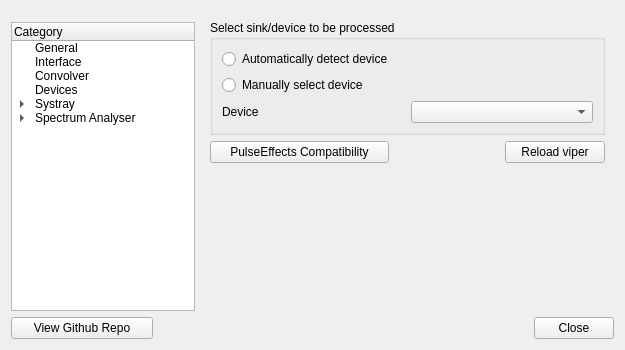
<?xml version="1.0" encoding="UTF-8"?>
<ui version="4.0">
 <class>settings</class>
 <widget class="QDialog" name="settings">
  <property name="geometry">
   <rect>
    <x>0</x>
    <y>0</y>
    <width>625</width>
    <height>350</height>
   </rect>
  </property>
  <property name="minimumSize">
   <size>
    <width>0</width>
    <height>0</height>
   </size>
  </property>
  <property name="maximumSize">
   <size>
    <width>625</width>
    <height>350</height>
   </size>
  </property>
  <property name="windowTitle">
   <string>Settings</string>
  </property>
  <property name="sizeGripEnabled">
   <bool>false</bool>
  </property>
  <layout class="QVBoxLayout" name="verticalLayout">
   <item>
    <layout class="QHBoxLayout" name="horizontalLayout_7" stretch="4,9">
     <property name="topMargin">
      <number>0</number>
     </property>
     <item>
      <layout class="QVBoxLayout" name="verticalLayout_18">
       <property name="topMargin">
        <number>11</number>
       </property>
       <property name="rightMargin">
        <number>0</number>
       </property>
       <item>
        <widget class="QTreeWidget" name="selector">
         <property name="verticalScrollBarPolicy">
          <enum>Qt::ScrollBarAlwaysOff</enum>
         </property>
         <property name="horizontalScrollBarPolicy">
          <enum>Qt::ScrollBarAlwaysOff</enum>
         </property>
         <property name="indentation">
          <number>20</number>
         </property>
         <property name="columnCount">
          <number>1</number>
         </property>
         <column>
          <property name="text">
           <string>Category</string>
          </property>
         </column>
         <item>
          <property name="text">
           <string>General</string>
          </property>
         </item>
         <item>
          <property name="text">
           <string>Interface</string>
          </property>
         </item>
         <item>
          <property name="text">
           <string>Convolver</string>
          </property>
         </item>
         <item>
          <property name="text">
           <string>Devices</string>
          </property>
         </item>
         <item>
          <property name="text">
           <string>Systray</string>
          </property>
          <item>
           <property name="text">
            <string>Context Menu</string>
           </property>
          </item>
         </item>
         <item>
          <property name="text">
           <string>Spectrum Analyser</string>
          </property>
          <item>
           <property name="text">
            <string>Design</string>
           </property>
          </item>
          <item>
           <property name="text">
            <string>Advanced</string>
           </property>
          </item>
         </item>
        </widget>
       </item>
      </layout>
     </item>
     <item>
      <widget class="QStackedWidget" name="stackedWidget">
       <property name="currentIndex">
        <number>3</number>
       </property>
       <widget class="QWidget" name="general">
        <layout class="QVBoxLayout" name="verticalLayout_2">
         <item>
          <widget class="QGroupBox" name="groupBox_2">
           <property name="sizePolicy">
            <sizepolicy hsizetype="Preferred" vsizetype="Fixed">
             <horstretch>0</horstretch>
             <verstretch>0</verstretch>
            </sizepolicy>
           </property>
           <property name="minimumSize">
            <size>
             <width>0</width>
             <height>69</height>
            </size>
           </property>
           <property name="title">
            <string>Configuration Path</string>
           </property>
           <layout class="QHBoxLayout" name="horizontalLayout_2">
            <item>
             <widget class="QLineEdit" name="path"/>
            </item>
            <item>
             <widget class="QPushButton" name="savepath">
              <property name="minimumSize">
               <size>
                <width>1</width>
                <height>0</height>
               </size>
              </property>
              <property name="text">
               <string>Save</string>
              </property>
             </widget>
            </item>
           </layout>
          </widget>
         </item>
         <item>
          <layout class="QHBoxLayout" name="horizontalLayout_3">
           <item>
            <widget class="QCheckBox" name="glavafix">
             <property name="text">
              <string>Fix GLava sink switching</string>
             </property>
            </widget>
           </item>
           <item>
            <spacer name="horizontalSpacer_2">
             <property name="orientation">
              <enum>Qt::Horizontal</enum>
             </property>
             <property name="sizeHint" stdset="0">
              <size>
               <width>40</width>
               <height>20</height>
              </size>
             </property>
            </spacer>
           </item>
           <item>
            <widget class="QPushButton" name="glavafix_help">
             <property name="minimumSize">
              <size>
               <width>0</width>
               <height>0</height>
              </size>
             </property>
             <property name="maximumSize">
              <size>
               <width>35</width>
               <height>16777215</height>
              </size>
             </property>
             <property name="font">
              <font>
               <underline>true</underline>
              </font>
             </property>
             <property name="styleSheet">
              <string notr="true"/>
             </property>
             <property name="text">
              <string>[?]</string>
             </property>
             <property name="flat">
              <bool>true</bool>
             </property>
            </widget>
           </item>
          </layout>
         </item>
         <item>
          <widget class="QCheckBox" name="muteonrestart">
           <property name="text">
            <string>Mute while restarting Viper</string>
           </property>
          </widget>
         </item>
         <item>
          <widget class="QGroupBox" name="autofx">
           <property name="minimumSize">
            <size>
             <width>0</width>
             <height>59</height>
            </size>
           </property>
           <property name="title">
            <string>Apply automatically</string>
           </property>
           <property name="flat">
            <bool>false</bool>
           </property>
           <property name="checkable">
            <bool>true</bool>
           </property>
           <property name="checked">
            <bool>false</bool>
           </property>
           <widget class="QRadioButton" name="aa_release">
            <property name="geometry">
             <rect>
              <x>90</x>
              <y>30</y>
              <width>131</width>
              <height>23</height>
             </rect>
            </property>
            <property name="text">
             <string>Mouse release</string>
            </property>
           </widget>
           <widget class="QRadioButton" name="aa_instant">
            <property name="geometry">
             <rect>
              <x>10</x>
              <y>30</y>
              <width>71</width>
              <height>23</height>
             </rect>
            </property>
            <property name="text">
             <string>Instant</string>
            </property>
           </widget>
          </widget>
         </item>
         <item>
          <layout class="QFormLayout" name="formLayout_2">
           <property name="horizontalSpacing">
            <number>24</number>
           </property>
           <property name="topMargin">
            <number>0</number>
           </property>
           <item row="0" column="1">
            <widget class="QComboBox" name="reloadmethod">
             <item>
              <property name="text">
               <string>Direct DBus</string>
              </property>
             </item>
             <item>
              <property name="text">
               <string>Use viper.sh</string>
              </property>
             </item>
            </widget>
           </item>
           <item row="0" column="0">
            <widget class="QLabel" name="label_4">
             <property name="text">
              <string>Reload method</string>
             </property>
            </widget>
           </item>
          </layout>
         </item>
         <item>
          <layout class="QHBoxLayout" name="horizontalLayout_10">
           <property name="topMargin">
            <number>0</number>
           </property>
           <item>
            <spacer name="horizontalSpacer_6">
             <property name="orientation">
              <enum>Qt::Horizontal</enum>
             </property>
             <property name="sizeHint" stdset="0">
              <size>
               <width>40</width>
               <height>20</height>
              </size>
             </property>
            </spacer>
           </item>
           <item>
            <widget class="QPushButton" name="run_first_launch">
             <property name="minimumSize">
              <size>
               <width>170</width>
               <height>0</height>
              </size>
             </property>
             <property name="text">
              <string>Rerun first launch setup</string>
             </property>
            </widget>
           </item>
          </layout>
         </item>
         <item>
          <spacer name="verticalSpacer">
           <property name="orientation">
            <enum>Qt::Vertical</enum>
           </property>
           <property name="sizeType">
            <enum>QSizePolicy::Expanding</enum>
           </property>
           <property name="sizeHint" stdset="0">
            <size>
             <width>20</width>
             <height>40</height>
            </size>
           </property>
          </spacer>
         </item>
        </layout>
       </widget>
       <widget class="QWidget" name="interface_2">
        <layout class="QVBoxLayout" name="verticalLayout_3">
         <item>
          <layout class="QFormLayout" name="formLayout">
           <property name="horizontalSpacing">
            <number>72</number>
           </property>
           <property name="verticalSpacing">
            <number>6</number>
           </property>
           <property name="bottomMargin">
            <number>0</number>
           </property>
           <item row="0" column="0">
            <widget class="QLabel" name="label">
             <property name="text">
              <string>Theme</string>
             </property>
            </widget>
           </item>
           <item row="0" column="1">
            <widget class="QComboBox" name="themeSelect">
             <item>
              <property name="text">
               <string>Phantom</string>
              </property>
             </item>
            </widget>
           </item>
          </layout>
         </item>
         <item>
          <widget class="QGroupBox" name="groupBox">
           <property name="minimumSize">
            <size>
             <width>0</width>
             <height>80</height>
            </size>
           </property>
           <property name="title">
            <string>Mode</string>
           </property>
           <widget class="QRadioButton" name="uimode_css">
            <property name="geometry">
             <rect>
              <x>10</x>
              <y>30</y>
              <width>231</width>
              <height>23</height>
             </rect>
            </property>
            <property name="text">
             <string>Use stylesheets (Deprecated)</string>
            </property>
            <property name="checked">
             <bool>true</bool>
            </property>
           </widget>
           <widget class="QRadioButton" name="uimode_pal">
            <property name="geometry">
             <rect>
              <x>10</x>
              <y>50</y>
              <width>231</width>
              <height>23</height>
             </rect>
            </property>
            <property name="text">
             <string>Use custom color palettes</string>
            </property>
           </widget>
          </widget>
         </item>
         <item>
          <layout class="QHBoxLayout" name="horizontalLayout_4" stretch="0,0,180">
           <property name="sizeConstraint">
            <enum>QLayout::SetDefaultConstraint</enum>
           </property>
           <item>
            <widget class="QLabel" name="label_2">
             <property name="minimumSize">
              <size>
               <width>0</width>
               <height>0</height>
              </size>
             </property>
             <property name="maximumSize">
              <size>
               <width>59</width>
               <height>16777215</height>
              </size>
             </property>
             <property name="text">
              <string>Stylesheet</string>
             </property>
            </widget>
           </item>
           <item>
            <spacer name="horizontalSpacer_4">
             <property name="orientation">
              <enum>Qt::Horizontal</enum>
             </property>
             <property name="sizeType">
              <enum>QSizePolicy::Expanding</enum>
             </property>
             <property name="sizeHint" stdset="0">
              <size>
               <width>40</width>
               <height>20</height>
              </size>
             </property>
            </spacer>
           </item>
           <item>
            <widget class="QComboBox" name="styleSelect">
             <property name="sizePolicy">
              <sizepolicy hsizetype="Preferred" vsizetype="Fixed">
               <horstretch>0</horstretch>
               <verstretch>0</verstretch>
              </sizepolicy>
             </property>
             <property name="minimumSize">
              <size>
               <width>0</width>
               <height>0</height>
              </size>
             </property>
            </widget>
           </item>
          </layout>
         </item>
         <item>
          <layout class="QHBoxLayout" name="horizontalLayout_5" stretch="0,0,124,0">
           <item>
            <widget class="QLabel" name="label_3">
             <property name="minimumSize">
              <size>
               <width>0</width>
               <height>0</height>
              </size>
             </property>
             <property name="maximumSize">
              <size>
               <width>59</width>
               <height>16777215</height>
              </size>
             </property>
             <property name="text">
              <string>Palette</string>
             </property>
            </widget>
           </item>
           <item>
            <spacer name="horizontalSpacer_5">
             <property name="orientation">
              <enum>Qt::Horizontal</enum>
             </property>
             <property name="sizeType">
              <enum>QSizePolicy::Expanding</enum>
             </property>
             <property name="sizeHint" stdset="0">
              <size>
               <width>59</width>
               <height>20</height>
              </size>
             </property>
            </spacer>
           </item>
           <item>
            <widget class="QComboBox" name="paletteSelect">
             <property name="sizePolicy">
              <sizepolicy hsizetype="Preferred" vsizetype="Fixed">
               <horstretch>0</horstretch>
               <verstretch>0</verstretch>
              </sizepolicy>
             </property>
             <property name="minimumSize">
              <size>
               <width>0</width>
               <height>0</height>
              </size>
             </property>
            </widget>
           </item>
           <item>
            <widget class="QPushButton" name="paletteConfig">
             <property name="minimumSize">
              <size>
               <width>0</width>
               <height>0</height>
              </size>
             </property>
             <property name="maximumSize">
              <size>
               <width>50</width>
               <height>16777215</height>
              </size>
             </property>
             <property name="text">
              <string>Edit</string>
             </property>
             <property name="flat">
              <bool>false</bool>
             </property>
            </widget>
           </item>
          </layout>
         </item>
         <item>
          <widget class="QGroupBox" name="groupBox_6">
           <property name="title">
            <string>Equalizer</string>
           </property>
           <layout class="QVBoxLayout" name="verticalLayout_15">
            <item>
             <widget class="QCheckBox" name="eq_alwaysdrawhandles">
              <property name="text">
               <string>Always display handles</string>
              </property>
             </widget>
            </item>
           </layout>
          </widget>
         </item>
         <item>
          <spacer name="verticalSpacer_2">
           <property name="orientation">
            <enum>Qt::Vertical</enum>
           </property>
           <property name="sizeHint" stdset="0">
            <size>
             <width>20</width>
             <height>40</height>
            </size>
           </property>
          </spacer>
         </item>
        </layout>
       </widget>
       <widget class="QWidget" name="convolver">
        <layout class="QVBoxLayout" name="verticalLayout_4">
         <item>
          <widget class="QGroupBox" name="groupBox_3">
           <property name="sizePolicy">
            <sizepolicy hsizetype="Preferred" vsizetype="Fixed">
             <horstretch>0</horstretch>
             <verstretch>0</verstretch>
            </sizepolicy>
           </property>
           <property name="minimumSize">
            <size>
             <width>0</width>
             <height>69</height>
            </size>
           </property>
           <property name="title">
            <string>Default IRS Path</string>
           </property>
           <layout class="QHBoxLayout" name="horizontalLayout_6">
            <item>
             <widget class="QLineEdit" name="irspath"/>
            </item>
            <item>
             <widget class="QPushButton" name="saveirspath">
              <property name="minimumSize">
               <size>
                <width>1</width>
                <height>0</height>
               </size>
              </property>
              <property name="text">
               <string>Save</string>
              </property>
             </widget>
            </item>
           </layout>
          </widget>
         </item>
         <item>
          <widget class="QGroupBox" name="groupBox_4">
           <property name="title">
            <string>Default Tab</string>
           </property>
           <layout class="QVBoxLayout" name="verticalLayout_5">
            <item>
             <widget class="QRadioButton" name="deftab_favorite">
              <property name="text">
               <string>Favorites</string>
              </property>
             </widget>
            </item>
            <item>
             <widget class="QRadioButton" name="deftab_filesys">
              <property name="text">
               <string>Local</string>
              </property>
             </widget>
            </item>
           </layout>
          </widget>
         </item>
         <item>
          <spacer name="verticalSpacer_3">
           <property name="orientation">
            <enum>Qt::Vertical</enum>
           </property>
           <property name="sizeHint" stdset="0">
            <size>
             <width>20</width>
             <height>40</height>
            </size>
           </property>
          </spacer>
         </item>
        </layout>
       </widget>
       <widget class="QWidget" name="devices">
        <layout class="QVBoxLayout" name="verticalLayout_16">
         <item>
          <widget class="QGroupBox" name="groupBox_7">
           <property name="title">
            <string>Select sink/device to be processed</string>
           </property>
           <layout class="QVBoxLayout" name="verticalLayout_17">
            <item>
             <widget class="QRadioButton" name="dev_mode_auto">
              <property name="text">
               <string>Automatically detect device</string>
              </property>
             </widget>
            </item>
            <item>
             <widget class="QRadioButton" name="dev_mode_manual">
              <property name="text">
               <string>Manually select device</string>
              </property>
             </widget>
            </item>
            <item>
             <layout class="QHBoxLayout" name="horizontalLayout_9">
              <property name="topMargin">
               <number>0</number>
              </property>
              <item>
               <widget class="QLabel" name="label_12">
                <property name="text">
                 <string>Device</string>
                </property>
               </widget>
              </item>
              <item>
               <widget class="QComboBox" name="dev_select">
                <property name="minimumSize">
                 <size>
                  <width>0</width>
                  <height>0</height>
                 </size>
                </property>
                <property name="maximumSize">
                 <size>
                  <width>230</width>
                  <height>16777215</height>
                 </size>
                </property>
               </widget>
              </item>
             </layout>
            </item>
           </layout>
          </widget>
         </item>
         <item>
          <layout class="QHBoxLayout" name="horizontalLayout_8">
           <property name="topMargin">
            <number>0</number>
           </property>
           <item>
            <widget class="QPushButton" name="dev_pe_compat">
             <property name="minimumSize">
              <size>
               <width>179</width>
               <height>0</height>
              </size>
             </property>
             <property name="maximumSize">
              <size>
               <width>16777215</width>
               <height>16777215</height>
              </size>
             </property>
             <property name="text">
              <string>PulseEffects Compatibility</string>
             </property>
            </widget>
           </item>
           <item>
            <spacer name="horizontalSpacer_3">
             <property name="orientation">
              <enum>Qt::Horizontal</enum>
             </property>
             <property name="sizeHint" stdset="0">
              <size>
               <width>40</width>
               <height>20</height>
              </size>
             </property>
            </spacer>
           </item>
           <item>
            <widget class="QPushButton" name="dev_reload_viper">
             <property name="minimumSize">
              <size>
               <width>100</width>
               <height>0</height>
              </size>
             </property>
             <property name="text">
              <string>Reload viper</string>
             </property>
            </widget>
           </item>
          </layout>
         </item>
         <item>
          <spacer name="verticalSpacer_8">
           <property name="orientation">
            <enum>Qt::Vertical</enum>
           </property>
           <property name="sizeHint" stdset="0">
            <size>
             <width>20</width>
             <height>40</height>
            </size>
           </property>
          </spacer>
         </item>
        </layout>
       </widget>
       <widget class="QWidget" name="session">
        <layout class="QVBoxLayout" name="verticalLayout_6">
         <item>
          <widget class="QGroupBox" name="systray_box">
           <property name="title">
            <string>Systray Behaviour</string>
           </property>
           <layout class="QVBoxLayout" name="verticalLayout_7">
            <item>
             <widget class="QRadioButton" name="systray_r_none">
              <property name="text">
               <string>None</string>
              </property>
             </widget>
            </item>
            <item>
             <widget class="QRadioButton" name="systray_r_showtray">
              <property name="text">
               <string>Show tray icon</string>
              </property>
             </widget>
            </item>
            <item>
             <widget class="QGroupBox" name="systray_icon_box">
              <property name="title">
               <string>Tray Icon</string>
              </property>
              <layout class="QVBoxLayout" name="verticalLayout_8">
               <item>
                <widget class="QCheckBox" name="systray_minOnBoot">
                 <property name="text">
                  <string>Start minimized on boot</string>
                 </property>
                </widget>
               </item>
               <item>
                <widget class="QCheckBox" name="systray_autostartViper">
                 <property name="text">
                  <string>Autostart viper service</string>
                 </property>
                </widget>
               </item>
               <item>
                <widget class="QCheckBox" name="systray_delay">
                 <property name="text">
                  <string>Delay autostart by 5 seconds</string>
                 </property>
                </widget>
               </item>
              </layout>
             </widget>
            </item>
           </layout>
          </widget>
         </item>
         <item>
          <widget class="QLabel" name="systray_unsupported">
           <property name="font">
            <font>
             <pointsize>10</pointsize>
             <weight>75</weight>
             <bold>true</bold>
            </font>
           </property>
           <property name="styleSheet">
            <string notr="true">color:rgb(200, 50, 0)</string>
           </property>
           <property name="text">
            <string>Systray not supported on this system</string>
           </property>
          </widget>
         </item>
         <item>
          <spacer name="verticalSpacer_4">
           <property name="orientation">
            <enum>Qt::Vertical</enum>
           </property>
           <property name="sizeHint" stdset="0">
            <size>
             <width>20</width>
             <height>40</height>
            </size>
           </property>
          </spacer>
         </item>
        </layout>
       </widget>
       <widget class="QWidget" name="session_menu">
        <layout class="QVBoxLayout" name="verticalLayout_19">
         <item>
          <widget class="QMenuEditor" name="menu_edit" native="true"/>
         </item>
        </layout>
       </widget>
       <widget class="QWidget" name="spectrum">
        <layout class="QVBoxLayout" name="verticalLayout_9">
         <item>
          <widget class="QGroupBox" name="sa_enable">
           <property name="title">
            <string>Enable visualizer</string>
           </property>
           <property name="checkable">
            <bool>true</bool>
           </property>
           <property name="checked">
            <bool>false</bool>
           </property>
           <layout class="QVBoxLayout" name="verticalLayout_10">
            <item>
             <layout class="QFormLayout" name="formLayout_4">
              <property name="horizontalSpacing">
               <number>120</number>
              </property>
              <property name="leftMargin">
               <number>0</number>
              </property>
              <property name="topMargin">
               <number>0</number>
              </property>
              <item row="1" column="0">
               <widget class="QLabel" name="label_6">
                <property name="text">
                 <string>Number of bands</string>
                </property>
               </widget>
              </item>
              <item row="1" column="1">
               <widget class="QSpinBox" name="sa_bands">
                <property name="maximumSize">
                 <size>
                  <width>120</width>
                  <height>16777215</height>
                 </size>
                </property>
                <property name="suffix">
                 <string> bands</string>
                </property>
                <property name="minimum">
                 <number>5</number>
                </property>
                <property name="maximum">
                 <number>300</number>
                </property>
                <property name="singleStep">
                 <number>5</number>
                </property>
                <property name="value">
                 <number>50</number>
                </property>
               </widget>
              </item>
              <item row="2" column="0">
               <widget class="QLabel" name="label_5">
                <property name="text">
                 <string>Minimum frequency</string>
                </property>
               </widget>
              </item>
              <item row="3" column="0">
               <widget class="QLabel" name="label_7">
                <property name="text">
                 <string>Maximum frequency</string>
                </property>
               </widget>
              </item>
              <item row="4" column="0">
               <widget class="QLabel" name="label_8">
                <property name="text">
                 <string>Audio input sink</string>
                </property>
               </widget>
              </item>
              <item row="2" column="1">
               <widget class="QSpinBox" name="sa_minfreq">
                <property name="maximumSize">
                 <size>
                  <width>120</width>
                  <height>16777215</height>
                 </size>
                </property>
                <property name="suffix">
                 <string>Hz</string>
                </property>
                <property name="maximum">
                 <number>10000</number>
                </property>
                <property name="singleStep">
                 <number>100</number>
                </property>
               </widget>
              </item>
              <item row="3" column="1">
               <widget class="QSpinBox" name="sa_maxfreq">
                <property name="maximumSize">
                 <size>
                  <width>120</width>
                  <height>16777215</height>
                 </size>
                </property>
                <property name="suffix">
                 <string>Hz</string>
                </property>
                <property name="prefix">
                 <string/>
                </property>
                <property name="minimum">
                 <number>100</number>
                </property>
                <property name="maximum">
                 <number>24000</number>
                </property>
                <property name="value">
                 <number>10000</number>
                </property>
               </widget>
              </item>
              <item row="4" column="1">
               <widget class="QComboBox" name="sa_input">
                <property name="maximumSize">
                 <size>
                  <width>120</width>
                  <height>16777215</height>
                 </size>
                </property>
               </widget>
              </item>
              <item row="0" column="0">
               <widget class="QLabel" name="label_13">
                <property name="text">
                 <string>Graph Type</string>
                </property>
               </widget>
              </item>
              <item row="0" column="1">
               <widget class="QComboBox" name="sa_type">
                <property name="maximumSize">
                 <size>
                  <width>120</width>
                  <height>16777215</height>
                 </size>
                </property>
                <item>
                 <property name="text">
                  <string>Bars</string>
                 </property>
                </item>
                <item>
                 <property name="text">
                  <string>Outline</string>
                 </property>
                </item>
                <item>
                 <property name="text">
                  <string>Line (gradient)</string>
                 </property>
                </item>
               </widget>
              </item>
             </layout>
            </item>
            <item>
             <widget class="QLabel" name="label_10">
              <property name="text">
               <string>&lt;html&gt;&lt;head/&gt;&lt;body&gt;&lt;p&gt;&lt;span style=&quot; font-weight:600;&quot;&gt;Note:&lt;/span&gt; If the selected audio source sink is unavailable, the visualizer will automatically switch to the system default input device (e.g. internal microphone).&lt;/p&gt;&lt;p&gt;If you use the line or outline graph type, you should set the number of bands &lt;span style=&quot; font-weight:600;&quot;&gt;to at least 100&lt;/span&gt;.&lt;/p&gt;&lt;/body&gt;&lt;/html&gt;</string>
              </property>
              <property name="wordWrap">
               <bool>true</bool>
              </property>
             </widget>
            </item>
            <item>
             <spacer name="verticalSpacer_5">
              <property name="orientation">
               <enum>Qt::Vertical</enum>
              </property>
              <property name="sizeHint" stdset="0">
               <size>
                <width>20</width>
                <height>40</height>
               </size>
              </property>
             </spacer>
            </item>
           </layout>
          </widget>
         </item>
        </layout>
       </widget>
       <widget class="QWidget" name="spectrum_theme">
        <layout class="QVBoxLayout" name="verticalLayout_12">
         <item>
          <widget class="QGroupBox" name="sa_themebox">
           <property name="title">
            <string>Color scheme</string>
           </property>
           <layout class="QVBoxLayout" name="verticalLayout_11">
            <item>
             <widget class="QRadioButton" name="sa_theme_default">
              <property name="text">
               <string>Default</string>
              </property>
              <property name="checked">
               <bool>true</bool>
              </property>
             </widget>
            </item>
            <item>
             <widget class="QRadioButton" name="sa_theme_inherit">
              <property name="text">
               <string>Inherit from color palette</string>
              </property>
             </widget>
            </item>
           </layout>
          </widget>
         </item>
         <item>
          <widget class="QCheckBox" name="sa_grid">
           <property name="text">
            <string>Display grid</string>
           </property>
          </widget>
         </item>
         <item>
          <spacer name="verticalSpacer_6">
           <property name="orientation">
            <enum>Qt::Vertical</enum>
           </property>
           <property name="sizeHint" stdset="0">
            <size>
             <width>20</width>
             <height>40</height>
            </size>
           </property>
          </spacer>
         </item>
        </layout>
       </widget>
       <widget class="QWidget" name="spectrum_advanced">
        <layout class="QVBoxLayout" name="verticalLayout_13">
         <item>
          <widget class="QGroupBox" name="groupBox_5">
           <property name="title">
            <string>Advanced options</string>
           </property>
           <layout class="QVBoxLayout" name="verticalLayout_14">
            <item>
             <layout class="QFormLayout" name="formLayout_5">
              <property name="horizontalSpacing">
               <number>61</number>
              </property>
              <property name="leftMargin">
               <number>0</number>
              </property>
              <property name="topMargin">
               <number>0</number>
              </property>
              <item row="0" column="0">
               <widget class="QLabel" name="label_9">
                <property name="text">
                 <string>Value multiplier</string>
                </property>
               </widget>
              </item>
              <item row="1" column="0">
               <widget class="QLabel" name="label_11">
                <property name="text">
                 <string>Refresh interval</string>
                </property>
               </widget>
              </item>
              <item row="1" column="1">
               <widget class="QSpinBox" name="sa_refresh">
                <property name="suffix">
                 <string>ms</string>
                </property>
                <property name="minimum">
                 <number>10</number>
                </property>
                <property name="maximum">
                 <number>500</number>
                </property>
                <property name="singleStep">
                 <number>10</number>
                </property>
               </widget>
              </item>
              <item row="0" column="1">
               <widget class="QDoubleSpinBox" name="sa_multi">
                <property name="suffix">
                 <string>x</string>
                </property>
                <property name="minimum">
                 <double>0.010000000000000</double>
                </property>
                <property name="maximum">
                 <double>1.000000000000000</double>
                </property>
                <property name="singleStep">
                 <double>0.050000000000000</double>
                </property>
                <property name="value">
                 <double>0.150000000000000</double>
                </property>
               </widget>
              </item>
             </layout>
            </item>
            <item>
             <widget class="QLabel" name="label_14">
              <property name="text">
               <string>&lt;html&gt;&lt;head/&gt;&lt;body&gt;&lt;p&gt;Recommended multiplication value: 0.15x&lt;/p&gt;&lt;/body&gt;&lt;/html&gt;</string>
              </property>
              <property name="wordWrap">
               <bool>true</bool>
              </property>
             </widget>
            </item>
           </layout>
          </widget>
         </item>
         <item>
          <spacer name="verticalSpacer_7">
           <property name="orientation">
            <enum>Qt::Vertical</enum>
           </property>
           <property name="sizeHint" stdset="0">
            <size>
             <width>20</width>
             <height>40</height>
            </size>
           </property>
          </spacer>
         </item>
        </layout>
       </widget>
      </widget>
     </item>
    </layout>
   </item>
   <item>
    <layout class="QHBoxLayout" name="horizontalLayout">
     <property name="bottomMargin">
      <number>0</number>
     </property>
     <item>
      <widget class="QPushButton" name="github">
       <property name="minimumSize">
        <size>
         <width>142</width>
         <height>0</height>
        </size>
       </property>
       <property name="text">
        <string>View Github Repo</string>
       </property>
      </widget>
     </item>
     <item>
      <spacer name="horizontalSpacer">
       <property name="orientation">
        <enum>Qt::Horizontal</enum>
       </property>
       <property name="sizeHint" stdset="0">
        <size>
         <width>40</width>
         <height>20</height>
        </size>
       </property>
      </spacer>
     </item>
     <item>
      <widget class="QPushButton" name="close">
       <property name="text">
        <string>Close</string>
       </property>
      </widget>
     </item>
    </layout>
   </item>
  </layout>
 </widget>
 <customwidgets>
  <customwidget>
   <class>QMenuEditor</class>
   <extends>QWidget</extends>
   <header>dialog/qmenueditor.h</header>
   <container>1</container>
  </customwidget>
 </customwidgets>
 <tabstops>
  <tabstop>path</tabstop>
  <tabstop>savepath</tabstop>
  <tabstop>glavafix_help</tabstop>
  <tabstop>glavafix</tabstop>
  <tabstop>muteonrestart</tabstop>
  <tabstop>autofx</tabstop>
  <tabstop>aa_instant</tabstop>
  <tabstop>aa_release</tabstop>
  <tabstop>reloadmethod</tabstop>
  <tabstop>systray_r_none</tabstop>
  <tabstop>systray_r_showtray</tabstop>
  <tabstop>systray_minOnBoot</tabstop>
  <tabstop>systray_autostartViper</tabstop>
  <tabstop>themeSelect</tabstop>
  <tabstop>uimode_css</tabstop>
  <tabstop>uimode_pal</tabstop>
  <tabstop>styleSelect</tabstop>
  <tabstop>paletteSelect</tabstop>
  <tabstop>paletteConfig</tabstop>
  <tabstop>irspath</tabstop>
  <tabstop>saveirspath</tabstop>
  <tabstop>deftab_favorite</tabstop>
  <tabstop>deftab_filesys</tabstop>
  <tabstop>github</tabstop>
  <tabstop>close</tabstop>
 </tabstops>
 <resources/>
 <connections/>
</ui>
